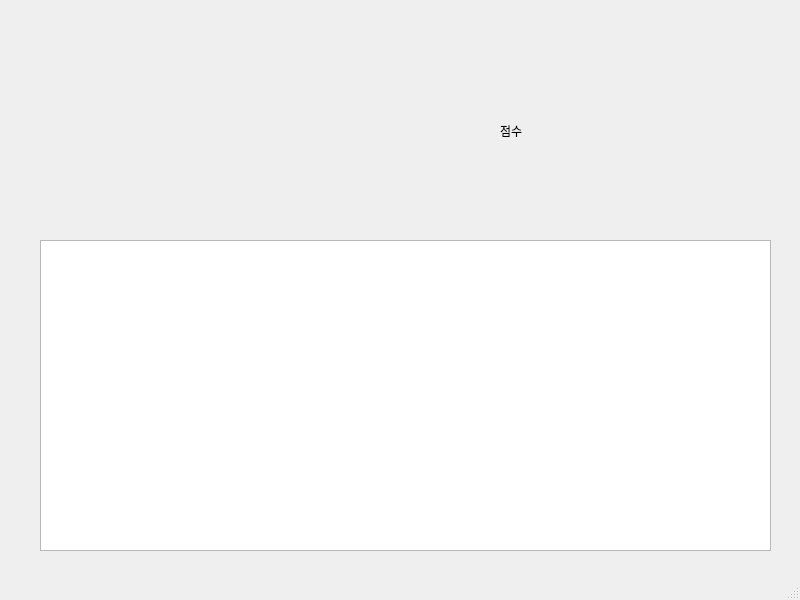
<?xml version="1.0" encoding="UTF-8"?>
<ui version="4.0">
 <class>MainWindow</class>
 <widget class="QMainWindow" name="MainWindow">
  <property name="geometry">
   <rect>
    <x>0</x>
    <y>0</y>
    <width>800</width>
    <height>600</height>
   </rect>
  </property>
  <property name="windowTitle">
   <string>MainWindow</string>
  </property>
  <widget class="QWidget" name="centralwidget">
   <widget class="QLabel" name="label">
    <property name="geometry">
     <rect>
      <x>500</x>
      <y>30</y>
      <width>281</width>
      <height>201</height>
     </rect>
    </property>
    <property name="styleSheet">
     <string notr="true">font: 75 36pt &quot;Agency FB&quot;;</string>
    </property>
    <property name="text">
     <string>점수</string>
    </property>
   </widget>
   <widget class="QTextBrowser" name="textBrowser">
    <property name="geometry">
     <rect>
      <x>40</x>
      <y>240</y>
      <width>731</width>
      <height>311</height>
     </rect>
    </property>
   </widget>
  </widget>
  <widget class="QMenuBar" name="menubar">
   <property name="geometry">
    <rect>
     <x>0</x>
     <y>0</y>
     <width>800</width>
     <height>21</height>
    </rect>
   </property>
  </widget>
  <widget class="QStatusBar" name="statusbar"/>
 </widget>
 <resources/>
 <connections/>
</ui>
